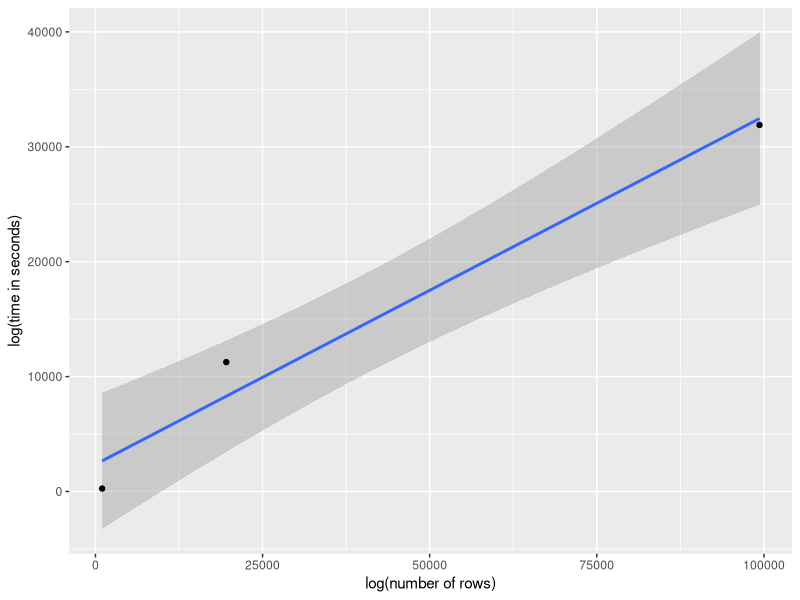
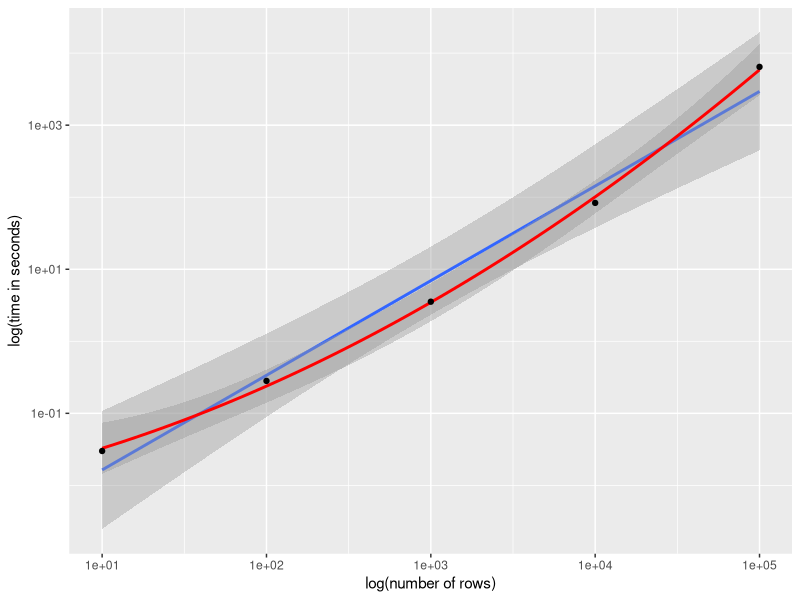
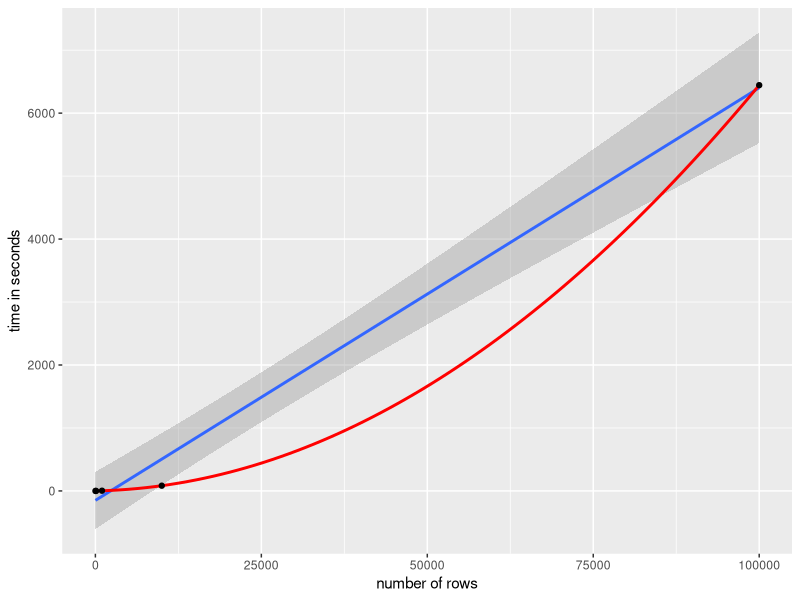

These charts were generated, in order, by the following R code:

#number of rows
a = c(10,100,1000,10000,100000)
#time taken to import in seconds
b = c(.03,.282,3.545,83.381,6444.028)

#number of rows
rows = c(1000,19568,99340)
#number of users
users = c(256,11259,31898)
userrows = users/rows

frame <- data.frame(rows,users)
frame

require(ggplot2)

d <- data.frame(a,b)
postscript(file="log_graph.eps", #Save graph to EPS file. Change file name.
           onefile=FALSE,
           width=6, #Width in inches.
           height=6, #Height in inches.
           horizontal=FALSE)

#plots user data with glm
ggplot(frame, aes(y = users, x = rows)) + 
  geom_smooth(method = "glm",family = "quasipoisson",se = TRUE) + 
 # geom_smooth(method = "lm", formula = y ~ poly(x, 2), colour = "red",se = TRUE) +   
  geom_point() +
  ylab("log(time in seconds)") +
  xlab("log(number of rows)") 
  #scale_y_log10() +
 # scale_x_log10()


#Plots time to import on a log scale
ggplot(d, aes(y = b, x = a)) + 
  geom_smooth(method = "lm",se = TRUE) + 
  geom_smooth(method = "lm", formula = y ~ poly(x, 2), colour = "red",se = TRUE) +   
  geom_point() +
  ylab("log(time in seconds)") +
  xlab("log(number of rows)") +
  scale_y_log10() +
  scale_x_log10()

dev.off()

postscript(file="linear_graph.eps", #Save graph to EPS file. Change file name.
           onefile=FALSE,
           width=6, #Width in inches.
           height=6, #Height in inches.
           horizontal=FALSE)
#Plots time to import on a linear scale
ggplot(d, aes(y = b, x = a)) + 
  geom_smooth(method = "lm",se = TRUE) + 
  geom_smooth(method = "lm", formula = y ~ poly(x, 2), colour = "red",se = TRUE) +   

#note that on a linear scale the quadratic fit does such a good job
#that you can't see the error.

  geom_point() +
  ylab("time in seconds") +
  xlab("number of rows")
dev.off()